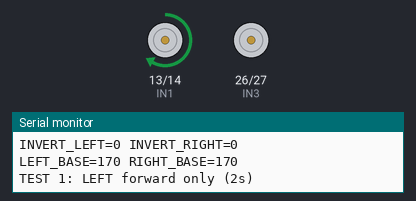
Bench run of a sketch on a simulated ESP32. Shown: motor-driver pin pairs drawn as motors (green arrow = first pin HIGH = forward, orange = second pin HIGH = backward, longer = more drive, scaled by the enable pin), the last lines printed to the serial monitor.

Above: at 0.9 s.
At 13.4 s:
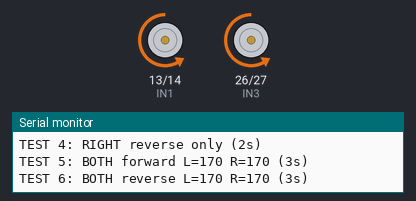
At 23.8 s:
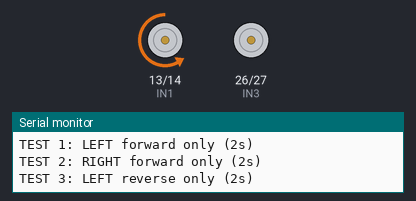
At 34.7 s:
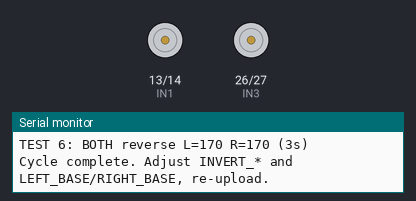
Timing chart, 0 to 40.0 s (numbered marks = the images above):
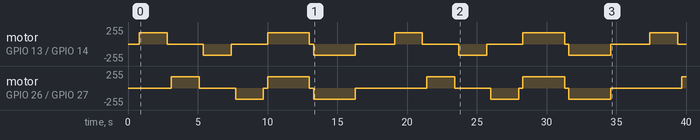

The sketch:

Robot_SkidSteer_Calibration.ino
```cpp
// ESP32 + L298N skid-steer drivetrain calibration
// Left track/wheels = OUT1/OUT2, Right track/wheels = OUT3/OUT4

// ===== Pins =====
const int ENA = 12;  // left PWM
const int IN1 = 13;  // left dir A
const int IN2 = 14;  // left dir B
const int ENB = 25;  // right PWM
const int IN3 = 26;  // right dir A
const int IN4 = 27;  // right dir B

const int MOTOR_PWM_FREQ = 1000;
const int MOTOR_PWM_RESOLUTION = 8;

// ===== Calibration toggles =====
const bool INVERT_LEFT_MOTOR = false;
const bool INVERT_RIGHT_MOTOR = false;

// Base speeds for balance test (change these)
int LEFT_BASE = 170;
int RIGHT_BASE = 170;

int clamp255(int v) {
  if (v < 0) return 0;
  if (v > 255) return 255;
  return v;
}

void setLeftForwardDir() {
  if (INVERT_LEFT_MOTOR) {
    digitalWrite(IN1, LOW); digitalWrite(IN2, HIGH);
  } else {
    digitalWrite(IN1, HIGH); digitalWrite(IN2, LOW);
  }
}

void setLeftReverseDir() {
  if (INVERT_LEFT_MOTOR) {
    digitalWrite(IN1, HIGH); digitalWrite(IN2, LOW);
  } else {
    digitalWrite(IN1, LOW); digitalWrite(IN2, HIGH);
  }
}

void setRightForwardDir() {
  if (INVERT_RIGHT_MOTOR) {
    digitalWrite(IN3, LOW); digitalWrite(IN4, HIGH);
  } else {
    digitalWrite(IN3, HIGH); digitalWrite(IN4, LOW);
  }
}

void setRightReverseDir() {
  if (INVERT_RIGHT_MOTOR) {
    digitalWrite(IN3, HIGH); digitalWrite(IN4, LOW);
  } else {
    digitalWrite(IN3, LOW); digitalWrite(IN4, HIGH);
  }
}

void stopMotors() {
  digitalWrite(IN1, LOW); digitalWrite(IN2, LOW);
  digitalWrite(IN3, LOW); digitalWrite(IN4, LOW);
  ledcWrite(ENA, 0);
  ledcWrite(ENB, 0);
}

void leftForward(int speed) {
  setLeftForwardDir();
  ledcWrite(ENA, clamp255(speed));
}

void leftReverse(int speed) {
  setLeftReverseDir();
  ledcWrite(ENA, clamp255(speed));
}

void rightForward(int speed) {
  setRightForwardDir();
  ledcWrite(ENB, clamp255(speed));
}

void rightReverse(int speed) {
  setRightReverseDir();
  ledcWrite(ENB, clamp255(speed));
}

void forward(int leftSpeed, int rightSpeed) {
  setLeftForwardDir();
  setRightForwardDir();
  ledcWrite(ENA, clamp255(leftSpeed));
  ledcWrite(ENB, clamp255(rightSpeed));
}

void reverseBoth(int leftSpeed, int rightSpeed) {
  setLeftReverseDir();
  setRightReverseDir();
  ledcWrite(ENA, clamp255(leftSpeed));
  ledcWrite(ENB, clamp255(rightSpeed));
}

void setup() {
  Serial.begin(115200);

  pinMode(IN1, OUTPUT);
  pinMode(IN2, OUTPUT);
  pinMode(IN3, OUTPUT);
  pinMode(IN4, OUTPUT);

  ledcAttach(ENA, MOTOR_PWM_FREQ, MOTOR_PWM_RESOLUTION);
  ledcAttach(ENB, MOTOR_PWM_FREQ, MOTOR_PWM_RESOLUTION);

  stopMotors();
  delay(500);

  Serial.println("=== SKID-STEER CALIBRATION START ===");
  Serial.printf("INVERT_LEFT=%d INVERT_RIGHT=%d\n", INVERT_LEFT_MOTOR, INVERT_RIGHT_MOTOR);
  Serial.printf("LEFT_BASE=%d RIGHT_BASE=%d\n", LEFT_BASE, RIGHT_BASE);
}

void loop() {
  // 1) LEFT forward only
  Serial.println("TEST 1: LEFT forward only (2s)");
  stopMotors(); delay(300);
  leftForward(170);
  delay(2000);

  // 2) RIGHT forward only
  Serial.println("TEST 2: RIGHT forward only (2s)");
  stopMotors(); delay(300);
  rightForward(170);
  delay(2000);

  // 3) LEFT reverse only
  Serial.println("TEST 3: LEFT reverse only (2s)");
  stopMotors(); delay(300);
  leftReverse(170);
  delay(2000);

  // 4) RIGHT reverse only
  Serial.println("TEST 4: RIGHT reverse only (2s)");
  stopMotors(); delay(300);
  rightReverse(170);
  delay(2000);

  // 5) BOTH forward base speeds
  Serial.printf("TEST 5: BOTH forward L=%d R=%d (3s)\n", LEFT_BASE, RIGHT_BASE);
  stopMotors(); delay(300);
  forward(LEFT_BASE, RIGHT_BASE);
  delay(3000);

  // 6) BOTH reverse base speeds
  Serial.printf("TEST 6: BOTH reverse L=%d R=%d (3s)\n", LEFT_BASE, RIGHT_BASE);
  stopMotors(); delay(300);
  reverseBoth(LEFT_BASE, RIGHT_BASE);
  delay(3000);

  stopMotors();
  Serial.println("Cycle complete. Adjust INVERT_* and LEFT_BASE/RIGHT_BASE, re-upload.");
  delay(2500);
}
```

Measured:
- by itself, motor on GPIO 26 (IN3) / GPIO 27 (IN4): stopped → forward 169/255 at 3.1 s, → stopped 2.0 s later, → backward 169/255 2.6 s later, → stopped 2.0 s later, … (17 changes in this stretch)
- by itself, motor on GPIO 13 (IN1) / GPIO 14 (IN2): repeats every 18.3 s: stopped 2.6 s, backward 169/255 2.0 s, stopped 2.6 s, forward 169/255 3.0 s, stopped 0.30 s, backward 169/255 3.0 s, stopped 2.8 s, forward 169/255 2.0 s
